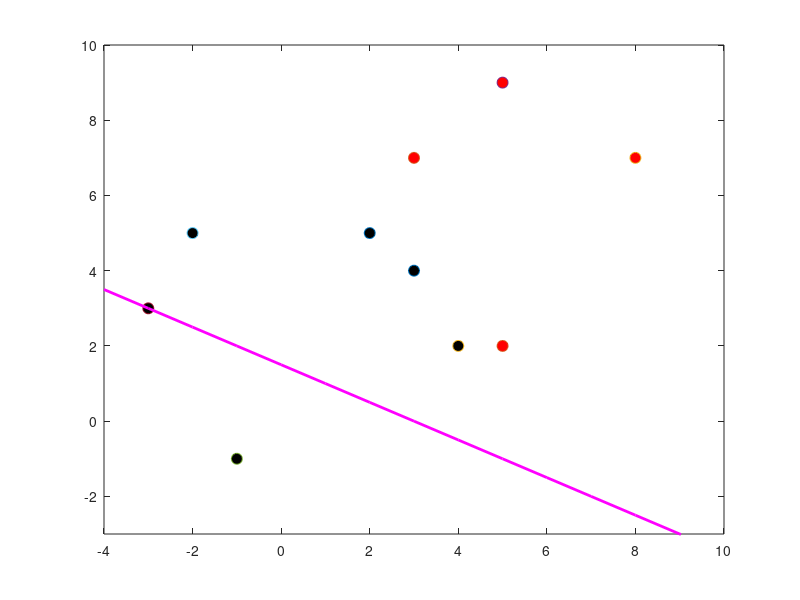

MATLAB code for this plot:
% prvy program
xx=[3 4; 3 7; 8 7; 5 9; -1 -1; -2 5; -3 3; 2 5; 5 2; 4 2];
d=[-1; 1; 1; 1; -1; -1; -1; -1; 1; -1];

f1=figure; % figure ak idem vykreslovať
figure(f1); % ak idem uz vykreslovat fo f1

% priklad 1: vykreslenie vsetkych bodov
%plot(xx(:,1), xx(:, 2), 'o', 'MarkerSize', 8, 'MarkerFaceColor', 'red')
%axis([-4 10 -3 10]) % nastavenie súradníc

% priklad 2: vykreslenie grafu (cervena pre kladne a cierna pre zaporne body)
for i=1:size(xx, 1)
    if d(i) > 0
        plot(xx(i,1), xx(i, 2), 'o', 'MarkerSize', 8, 'MarkerFaceColor', 'red')
    else 
        plot(xx(i,1), xx(i, 2), 'o', 'MarkerSize', 8, 'MarkerFaceColor', 'black')
    end;
    hold on;
end;
axis([-4 10 -3 10]) % nastavenie súradníc

% priklad 3: hladanie priamky pre demonstraciu uciaceho pravidla
x1=-4:1:10;
x2=(3-x1)/2;
plot(x1, x2, '-m', 'LineWidth', 2) % vykreslenie ciary

w0=[1 2 3];
